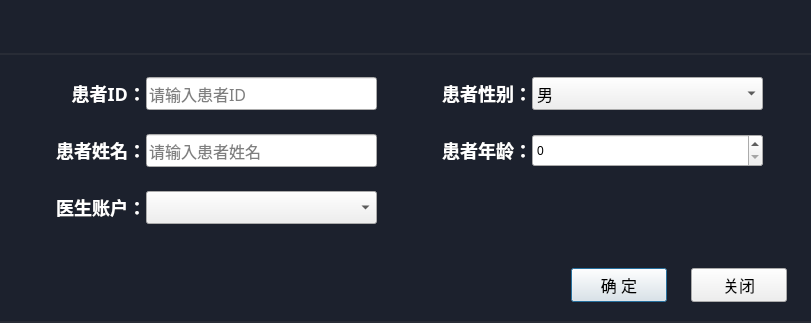
<?xml version="1.0" encoding="UTF-8"?>
<ui version="4.0">
 <class>caseinfodialog</class>
 <widget class="QDialog" name="caseinfodialog">
  <property name="geometry">
   <rect>
    <x>0</x>
    <y>0</y>
    <width>811</width>
    <height>323</height>
   </rect>
  </property>
  <property name="minimumSize">
   <size>
    <width>811</width>
    <height>323</height>
   </size>
  </property>
  <property name="maximumSize">
   <size>
    <width>811</width>
    <height>323</height>
   </size>
  </property>
  <property name="windowTitle">
   <string>Form</string>
  </property>
  <property name="styleSheet">
   <string notr="true"> QScrollBar
{
    width:8px;
}
 QSlider::groove
{
    border:none;
    background: #3F444A;
    margin-left:12px;
    margin-right:12px;
}
QSlider::handle
{
    margin-left:-12px;
    margin-right:-12px;
    height:12px;
    background: #1167CF;
    border-radius: 4px;
}
#widget{
border-bottom:2px solid #282C36;
background:#1C212D;
}
#caseinfodialog
{
background:#1C212D;
}
#widget_2 QLabel{
font-size: 18px;
font-family: &quot;思源黑体 CN Medium&quot;;
font-weight: 500;
color: #FFFFFF;
background:transparent;
}</string>
  </property>
  <layout class="QVBoxLayout" name="verticalLayout">
   <property name="spacing">
    <number>0</number>
   </property>
   <property name="leftMargin">
    <number>0</number>
   </property>
   <property name="topMargin">
    <number>0</number>
   </property>
   <property name="rightMargin">
    <number>0</number>
   </property>
   <property name="bottomMargin">
    <number>0</number>
   </property>
   <item>
    <widget class="TitleBar" name="widget" native="true">
     <property name="minimumSize">
      <size>
       <width>0</width>
       <height>55</height>
      </size>
     </property>
     <property name="maximumSize">
      <size>
       <width>16777215</width>
       <height>55</height>
      </size>
     </property>
    </widget>
   </item>
   <item>
    <widget class="QWidget" name="widget_2" native="true">
     <property name="styleSheet">
      <string notr="true">#widget_2
{
border-bottom:2px solid #282C36;
}</string>
     </property>
     <layout class="QVBoxLayout" name="verticalLayout_2">
      <property name="spacing">
       <number>0</number>
      </property>
      <property name="leftMargin">
       <number>0</number>
      </property>
      <property name="topMargin">
       <number>0</number>
      </property>
      <property name="rightMargin">
       <number>0</number>
      </property>
      <property name="bottomMargin">
       <number>0</number>
      </property>
      <item>
       <widget class="QWidget" name="widget_4" native="true">
        <property name="sizePolicy">
         <sizepolicy hsizetype="Preferred" vsizetype="Expanding">
          <horstretch>0</horstretch>
          <verstretch>0</verstretch>
         </sizepolicy>
        </property>
        <layout class="QGridLayout" name="gridLayout">
         <property name="leftMargin">
          <number>48</number>
         </property>
         <property name="topMargin">
          <number>21</number>
         </property>
         <property name="rightMargin">
          <number>48</number>
         </property>
         <property name="bottomMargin">
          <number>21</number>
         </property>
         <property name="horizontalSpacing">
          <number>65</number>
         </property>
         <property name="verticalSpacing">
          <number>23</number>
         </property>
         <item row="0" column="0">
          <layout class="QHBoxLayout" name="horizontalLayout_2">
           <property name="spacing">
            <number>0</number>
           </property>
           <item>
            <widget class="QLabel" name="label_4">
             <property name="maximumSize">
              <size>
               <width>100</width>
               <height>16777215</height>
              </size>
             </property>
             <property name="font">
              <font>
               <family>思源黑体 CN Medium</family>
               <pointsize>-1</pointsize>
               <weight>62</weight>
               <bold>true</bold>
              </font>
             </property>
             <property name="text">
              <string>患者ID：</string>
             </property>
             <property name="alignment">
              <set>Qt::AlignRight|Qt::AlignTrailing|Qt::AlignVCenter</set>
             </property>
            </widget>
           </item>
           <item>
            <widget class="QLineEdit" name="lineEdit_patientID">
             <property name="sizePolicy">
              <sizepolicy hsizetype="Expanding" vsizetype="Fixed">
               <horstretch>0</horstretch>
               <verstretch>0</verstretch>
              </sizepolicy>
             </property>
             <property name="minimumSize">
              <size>
               <width>231</width>
               <height>33</height>
              </size>
             </property>
             <property name="maximumSize">
              <size>
               <width>231</width>
               <height>33</height>
              </size>
             </property>
             <property name="font">
              <font>
               <family>黑体</family>
               <pointsize>12</pointsize>
              </font>
             </property>
             <property name="styleSheet">
              <string notr="true"/>
             </property>
             <property name="text">
              <string/>
             </property>
             <property name="readOnly">
              <bool>false</bool>
             </property>
             <property name="placeholderText">
              <string>请输入患者ID</string>
             </property>
            </widget>
           </item>
          </layout>
         </item>
         <item row="0" column="1">
          <layout class="QHBoxLayout" name="horizontalLayout_5">
           <property name="spacing">
            <number>0</number>
           </property>
           <item>
            <widget class="QLabel" name="label_6">
             <property name="sizePolicy">
              <sizepolicy hsizetype="Preferred" vsizetype="Preferred">
               <horstretch>0</horstretch>
               <verstretch>0</verstretch>
              </sizepolicy>
             </property>
             <property name="maximumSize">
              <size>
               <width>100</width>
               <height>16777215</height>
              </size>
             </property>
             <property name="font">
              <font>
               <family>思源黑体 CN Medium</family>
               <pointsize>-1</pointsize>
               <weight>62</weight>
               <bold>true</bold>
              </font>
             </property>
             <property name="text">
              <string>患者性别：</string>
             </property>
             <property name="alignment">
              <set>Qt::AlignRight|Qt::AlignTrailing|Qt::AlignVCenter</set>
             </property>
            </widget>
           </item>
           <item>
            <widget class="QComboBox" name="comboBox_patientGender">
             <property name="minimumSize">
              <size>
               <width>231</width>
               <height>33</height>
              </size>
             </property>
             <property name="maximumSize">
              <size>
               <width>231</width>
               <height>33</height>
              </size>
             </property>
             <property name="font">
              <font>
               <family>黑体</family>
               <pointsize>12</pointsize>
              </font>
             </property>
             <property name="styleSheet">
              <string notr="true"/>
             </property>
             <item>
              <property name="text">
               <string>男</string>
              </property>
             </item>
             <item>
              <property name="text">
               <string>女</string>
              </property>
             </item>
            </widget>
           </item>
          </layout>
         </item>
         <item row="1" column="0">
          <layout class="QHBoxLayout" name="horizontalLayout_3">
           <property name="spacing">
            <number>0</number>
           </property>
           <item>
            <widget class="QLabel" name="label_3">
             <property name="sizePolicy">
              <sizepolicy hsizetype="Preferred" vsizetype="Preferred">
               <horstretch>0</horstretch>
               <verstretch>0</verstretch>
              </sizepolicy>
             </property>
             <property name="maximumSize">
              <size>
               <width>100</width>
               <height>16777215</height>
              </size>
             </property>
             <property name="font">
              <font>
               <family>思源黑体 CN Medium</family>
               <pointsize>-1</pointsize>
               <weight>62</weight>
               <bold>true</bold>
              </font>
             </property>
             <property name="text">
              <string>患者姓名：</string>
             </property>
             <property name="alignment">
              <set>Qt::AlignRight|Qt::AlignTrailing|Qt::AlignVCenter</set>
             </property>
            </widget>
           </item>
           <item>
            <widget class="QLineEdit" name="lineEdit_patientName">
             <property name="sizePolicy">
              <sizepolicy hsizetype="Expanding" vsizetype="Fixed">
               <horstretch>0</horstretch>
               <verstretch>0</verstretch>
              </sizepolicy>
             </property>
             <property name="minimumSize">
              <size>
               <width>231</width>
               <height>33</height>
              </size>
             </property>
             <property name="maximumSize">
              <size>
               <width>231</width>
               <height>33</height>
              </size>
             </property>
             <property name="font">
              <font>
               <family>黑体</family>
               <pointsize>12</pointsize>
              </font>
             </property>
             <property name="styleSheet">
              <string notr="true"/>
             </property>
             <property name="text">
              <string/>
             </property>
             <property name="readOnly">
              <bool>false</bool>
             </property>
             <property name="placeholderText">
              <string>请输入患者姓名</string>
             </property>
            </widget>
           </item>
          </layout>
         </item>
         <item row="1" column="1">
          <layout class="QHBoxLayout" name="horizontalLayout_6">
           <property name="spacing">
            <number>0</number>
           </property>
           <item>
            <widget class="QLabel" name="label_5">
             <property name="maximumSize">
              <size>
               <width>100</width>
               <height>16777215</height>
              </size>
             </property>
             <property name="font">
              <font>
               <family>思源黑体 CN Medium</family>
               <pointsize>-1</pointsize>
               <weight>62</weight>
               <bold>true</bold>
              </font>
             </property>
             <property name="text">
              <string>患者年龄：</string>
             </property>
             <property name="alignment">
              <set>Qt::AlignRight|Qt::AlignTrailing|Qt::AlignVCenter</set>
             </property>
            </widget>
           </item>
           <item>
            <widget class="QSpinBox" name="lineEdit_patientAge">
             <property name="minimumSize">
              <size>
               <width>231</width>
               <height>33</height>
              </size>
             </property>
             <property name="maximumSize">
              <size>
               <width>231</width>
               <height>33</height>
              </size>
             </property>
             <property name="maximum">
              <number>150</number>
             </property>
            </widget>
           </item>
          </layout>
         </item>
         <item row="2" column="0">
          <layout class="QHBoxLayout" name="horizontalLayout_4">
           <property name="spacing">
            <number>0</number>
           </property>
           <item>
            <widget class="QLabel" name="label_10">
             <property name="maximumSize">
              <size>
               <width>100</width>
               <height>16777215</height>
              </size>
             </property>
             <property name="font">
              <font>
               <family>思源黑体 CN Medium</family>
               <pointsize>-1</pointsize>
               <weight>62</weight>
               <bold>true</bold>
              </font>
             </property>
             <property name="text">
              <string>医生账户：</string>
             </property>
             <property name="alignment">
              <set>Qt::AlignRight|Qt::AlignTrailing|Qt::AlignVCenter</set>
             </property>
            </widget>
           </item>
           <item>
            <widget class="QComboBox" name="comboBox_userid">
             <property name="minimumSize">
              <size>
               <width>231</width>
               <height>33</height>
              </size>
             </property>
             <property name="maximumSize">
              <size>
               <width>231</width>
               <height>33</height>
              </size>
             </property>
            </widget>
           </item>
          </layout>
         </item>
        </layout>
       </widget>
      </item>
      <item>
       <layout class="QHBoxLayout" name="horizontalLayout_8">
        <property name="spacing">
         <number>24</number>
        </property>
        <property name="topMargin">
         <number>20</number>
        </property>
        <property name="rightMargin">
         <number>24</number>
        </property>
        <property name="bottomMargin">
         <number>21</number>
        </property>
        <item>
         <spacer name="horizontalSpacer">
          <property name="orientation">
           <enum>Qt::Horizontal</enum>
          </property>
          <property name="sizeHint" stdset="0">
           <size>
            <width>40</width>
            <height>20</height>
           </size>
          </property>
         </spacer>
        </item>
        <item>
         <widget class="QPushButton" name="pushButton_done">
          <property name="minimumSize">
           <size>
            <width>96</width>
            <height>34</height>
           </size>
          </property>
          <property name="maximumSize">
           <size>
            <width>96</width>
            <height>34</height>
           </size>
          </property>
          <property name="font">
           <font>
            <family>黑体</family>
            <pointsize>12</pointsize>
           </font>
          </property>
          <property name="styleSheet">
           <string notr="true"/>
          </property>
          <property name="text">
           <string>确 定</string>
          </property>
          <property name="icon">
           <iconset>
            <normaloff></normaloff></iconset>
          </property>
          <property name="class" stdset="0">
           <string>BlueButton</string>
          </property>
          <property name="TextSize" stdset="0">
           <string>18</string>
          </property>
         </widget>
        </item>
        <item>
         <widget class="QPushButton" name="pushButton_close">
          <property name="minimumSize">
           <size>
            <width>96</width>
            <height>34</height>
           </size>
          </property>
          <property name="maximumSize">
           <size>
            <width>96</width>
            <height>34</height>
           </size>
          </property>
          <property name="font">
           <font>
            <family>黑体</family>
            <pointsize>12</pointsize>
           </font>
          </property>
          <property name="styleSheet">
           <string notr="true"/>
          </property>
          <property name="text">
           <string>关闭</string>
          </property>
          <property name="icon">
           <iconset>
            <normaloff></normaloff></iconset>
          </property>
          <property name="class" stdset="0">
           <string>BlackButton</string>
          </property>
          <property name="TextSize" stdset="0">
           <string>18</string>
          </property>
         </widget>
        </item>
       </layout>
      </item>
     </layout>
    </widget>
   </item>
  </layout>
 </widget>
 <customwidgets>
  <customwidget>
   <class>TitleBar</class>
   <extends>QWidget</extends>
   <header>titlebar.h</header>
   <container>1</container>
  </customwidget>
 </customwidgets>
 <resources>
  <include location="../qr.qrc"/>
 </resources>
 <connections/>
</ui>
